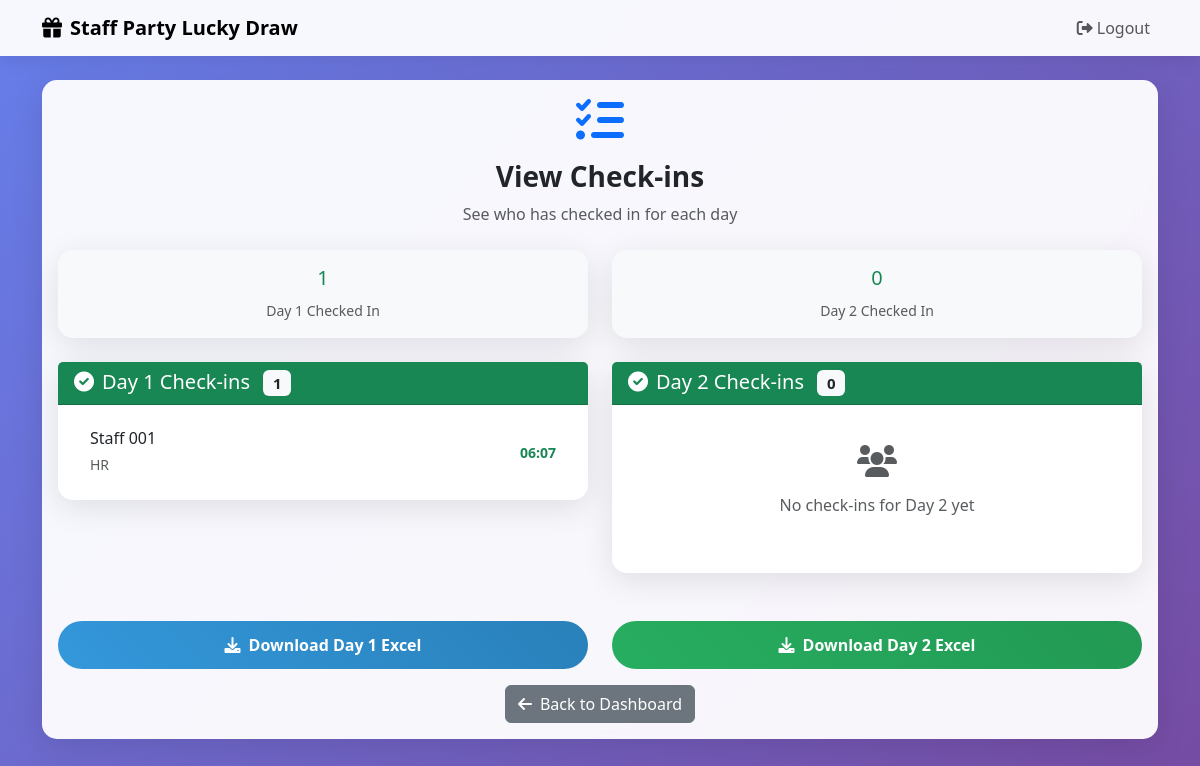
Page /view-checkins/ (signed in) on the earlier database version.
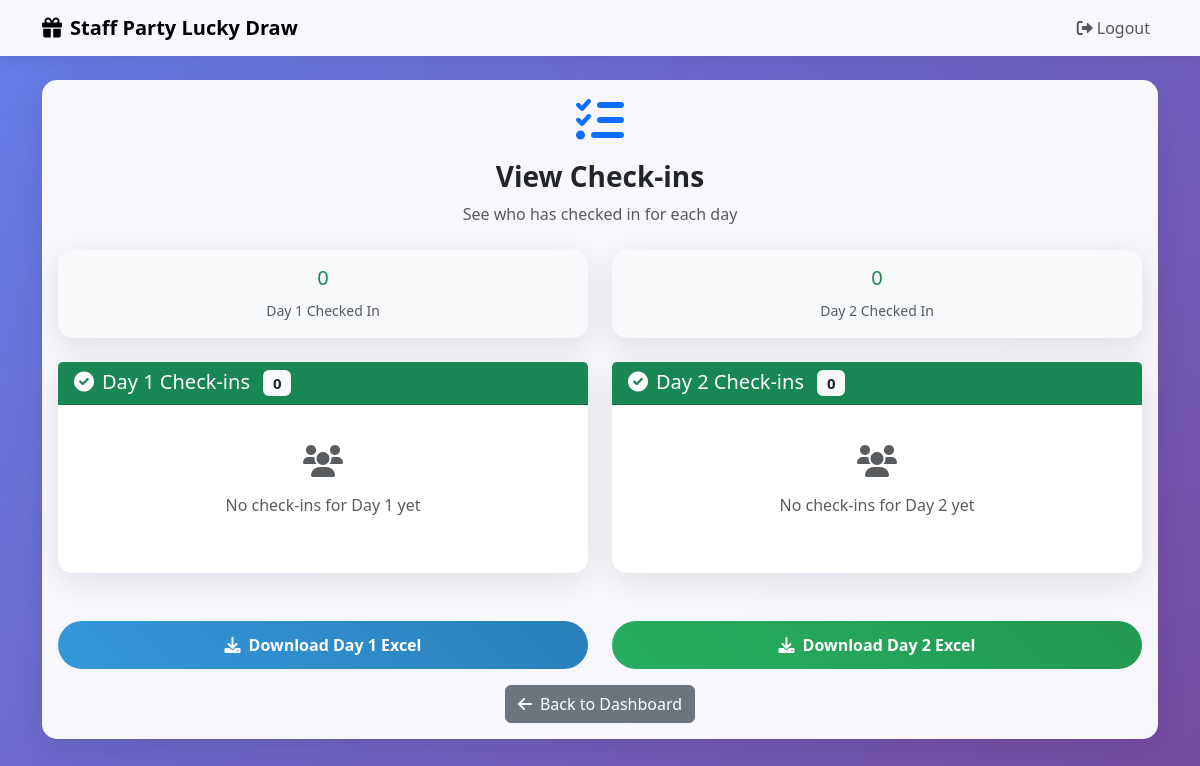
Same page on the later database version.
### lucky_draw/models.py (models this page shows, shortened)
class CheckIn(models.Model):
    staff = models.ForeignKey(Staff, on_delete=models.CASCADE)
    day = models.IntegerField(choices=[(1, 'Day 1'), (2, 'Day 2')])
    checked_in_at = models.DateTimeField(auto_now_add=True)
    class Meta:
        unique_together = ['staff', 'day']  # Prevent duplicate check-ins

class Staff(models.Model):
    name = models.CharField(max_length=200)
    department = models.CharField(max_length=100)
    day_1 = models.IntegerField(choices=[(1, 'Day 1'), (2, 'Day 2')], default=1)
    created_at = models.DateTimeField(auto_now_add=True)

### lucky_draw/views.py (the view)
# urls.py: path('view-checkins/', views.view_checkins, name='view_checkins'),
@login_required
def view_checkins(request):
    day1_checkins = CheckIn.objects.filter(day=1).select_related('staff').order_by('-checked_in_at')
    day2_checkins = CheckIn.objects.filter(day=2).select_related('staff').order_by('-checked_in_at')
    context = {
        'day1_checkins': day1_checkins,
        'day2_checkins': day2_checkins,
    }
    return render(request, 'lucky_draw/view_checkins.html', context)

### lucky_draw/templates/lucky_draw/view_checkins.html (shortened to what the changed rows need)
{% extends 'lucky_draw/base.html' %}
{% block content %}
<div class="container">
    <div class="row">
        <div class="col-12">
            <div class="card">
                <div class="card-body">
                    <div class="text-center mb-4">
                        <div class="row mt-4">
                            <div class="col-md-6">
                                <div class="card bg-light">
                                    <div class="card-body text-center">
                                        <h5 class="text-success">{{ day1_checkins|length }}</h5>
                                        <small class="text-muted">Day 1 Checked In</small>
                                    </div>
                                </div>
                            </div>
                        </div>
                    </div>
                    <div class="row">
                        <div class="col-md-6 mb-4">
                            <div class="card border-success">
                                <div class="card-header bg-success text-white">
                                    <h5 class="mb-0">
                                        <i class="fas fa-check-circle me-2"></i>Day 1 Check-ins
                                        <span class="badge bg-light text-dark ms-2">{{ day1_checkins|length }}</span>
                                    </h5>
                                </div>
                                <div class="card-body">
                                    {% if day1_checkins %}
                                        <div class="list-group list-group-flush">
                                            {% for checkin in day1_checkins %}
                                                <div class="list-group-item d-flex justify-content-between align-items-center">
                                                    <div>
                                                        <h6 class="mb-1">{{ checkin.staff.name }}</h6>
                                                        <small class="text-muted">{{ checkin.staff.department }}</small>
                                                    </div>
                                                    <small class="text-success fw-bold">
                                                        {{ checkin.checked_in_at|date:"H:i" }}
                                                    </small>
                                                </div>
                                            {% endfor %}
                                        </div>
                                    {% else %}
                                        <div class="text-center py-4">
                                            <i class="fas fa-users fa-2x text-muted mb-3"></i>
                                            <p class="text-muted">No check-ins for Day 1 yet</p>
                                        </div>
                                    {% endif %}
                                </div>
                            </div>
                        </div>
                    </div>
                </div>
            </div>
        </div>
    </div>
</div>
{% endblock %}

Differences in the rows shown:
removed CheckIn: staff.name "Staff 001", staff.department "HR", checked_in_at "06:07"
Other differences:
{{ day1_checkins|length }}: "1" → "0"
text now shown: "No check-ins for Day 1 yet"
